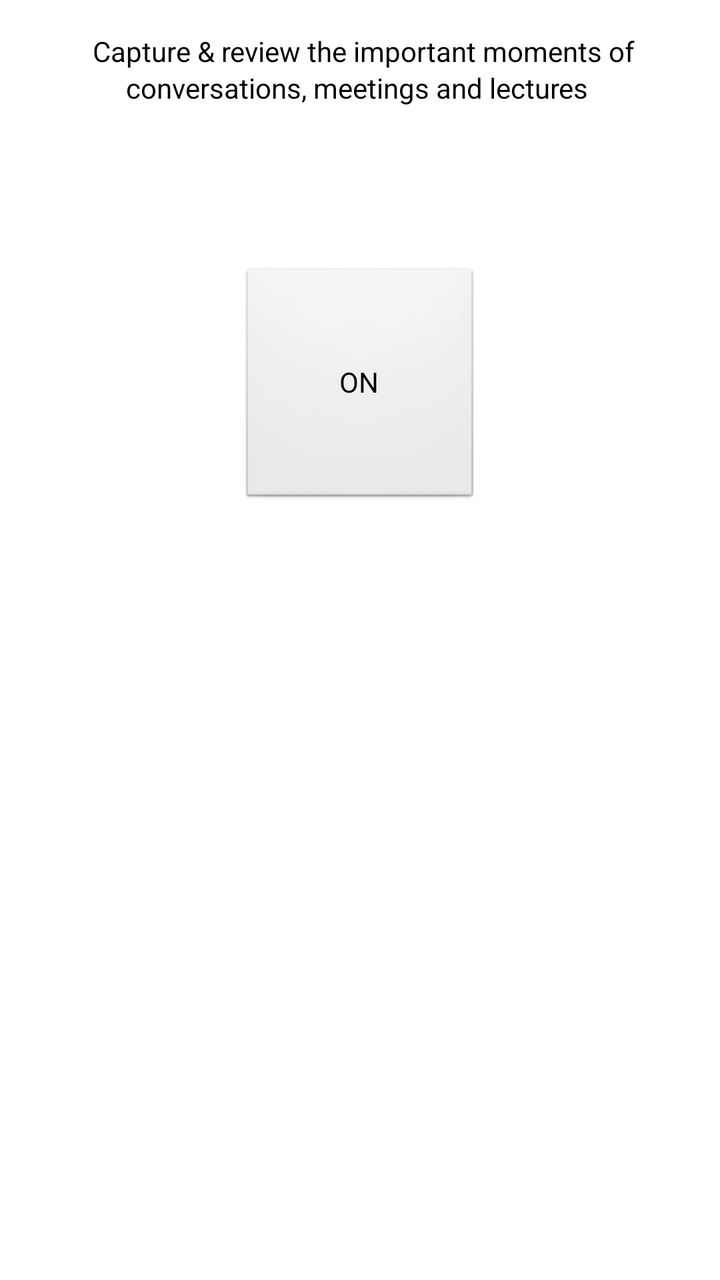
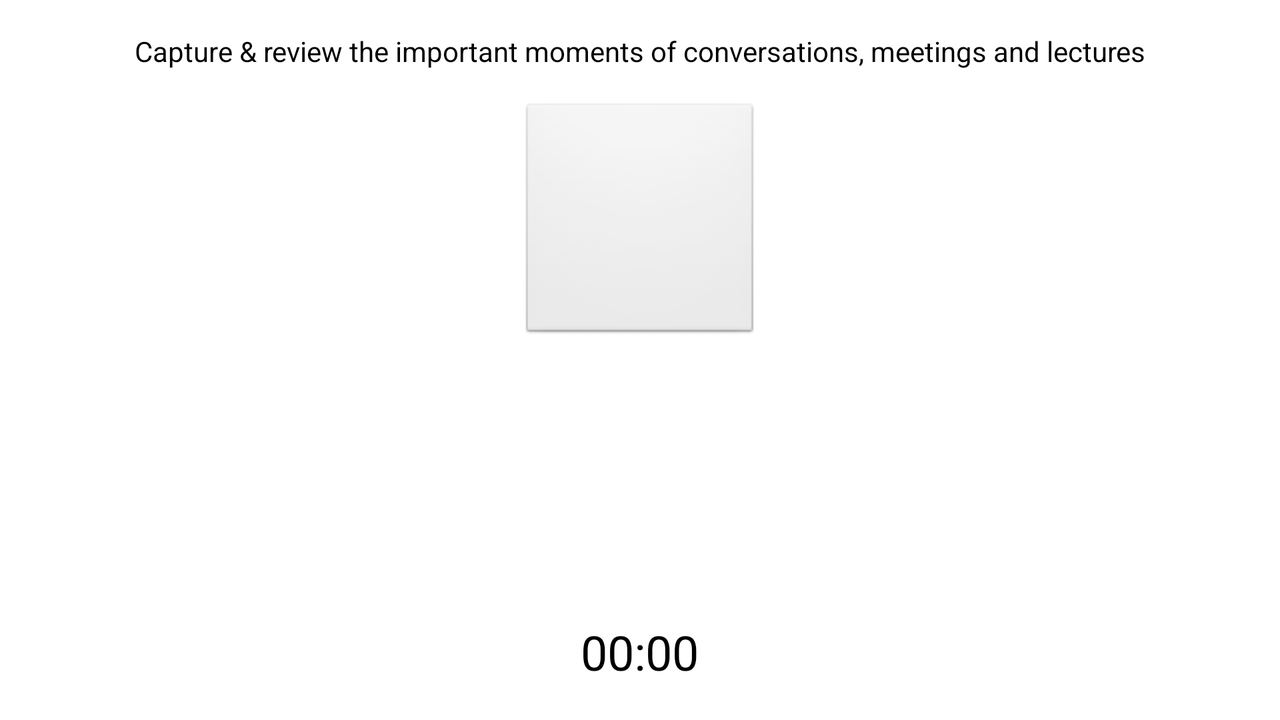

One screen, two layout resources from the same app: the default and the repository's alternative for another configuration. Each is rendered where Android would select it; the XML of both is given below.
<!-- AndroidManifest.xml: application theme AppTheme -->
<!-- res/layout/fragment_capture.xml -->
<?xml version="1.0" encoding="utf-8"?>
<LinearLayout xmlns:android="http://schemas.android.com/apk/res/android"
    android:layout_width="match_parent"
    android:layout_height="match_parent"
    android:orientation="vertical" >

    <TextView
        android:id="@+id/textview_capture_tips"
        style="@style/Widget.SampleMessage"
        android:layout_width="match_parent"
        android:layout_height="wrap_content"
        android:layout_gravity="center"
        android:gravity="center_horizontal"
        android:layout_marginBottom="@dimen/vertical_page_margin"
        android:layout_marginLeft="@dimen/horizontal_page_margin"
        android:layout_marginRight="@dimen/horizontal_page_margin"
        android:layout_marginTop="@dimen/vertical_page_margin"
        android:text="@string/capture_intro_message" />

    <Button
        android:id="@+id/button_capture"
        android:layout_width="@dimen/button_capture_size"
        android:layout_height="@dimen/button_capture_size"
        android:layout_gravity="center"
        android:layout_marginTop="@dimen/margin_huge"
        android:layout_marginBottom="@dimen/margin_huge"
        android:text="@string/button_capture" />
    
    <TextView
        android:id="@+id/textview_capture_status"
        style="@style/Widget.SampleMessageTile"
        android:layout_width="match_parent"
        android:layout_height="wrap_content"
        android:layout_gravity="center"
        android:gravity="center_horizontal"
        android:layout_marginBottom="@dimen/vertical_page_margin"
        android:layout_marginLeft="@dimen/horizontal_page_margin"
        android:layout_marginRight="@dimen/horizontal_page_margin"
        android:layout_marginTop="@dimen/vertical_page_margin"/>

</LinearLayout>
<!-- resources referenced by this layout -->
<resources>
  <dimen name="button_capture_size">120dp</dimen>
  <dimen name="horizontal_page_margin">@dimen/margin_medium</dimen>
  <dimen name="margin_huge">64dp</dimen>
  <dimen name="vertical_page_margin">@dimen/margin_medium</dimen>
  <string name="button_capture">ON</string>
  <string name="capture_intro_message">
          
          
              Capture &amp; review the important moments
              of conversations, meetings and lectures
          
          
      </string>
  <style name="Widget.SampleMessage">
          <item name="android:textAppearance">?android:textAppearanceMedium</item>
          <item name="android:lineSpacingMultiplier">1.1</item>
          <item name="android:textSize">14sp</item>  
      </style>
  <style name="Widget.SampleMessageTile">
          <item name="android:shadowColor">#7F000000</item>
          <item name="android:shadowDy">-3.5</item>
          <item name="android:shadowRadius">2</item>
      </style>
  <style name="AppTheme" parent="AppBaseTheme">
          
      </style>
  <dimen name="margin_medium">16dp</dimen>
  <style name="AppBaseTheme" parent="android:Theme.Light">
          
      </style>
</resources>
<!-- res/layout-land/fragment_capture.xml (the repository's variant of the layout above) -->
<!-- drawn on the phone turned sideways -->
<?xml version="1.0" encoding="utf-8"?>
<RelativeLayout xmlns:android="http://schemas.android.com/apk/res/android"
    android:layout_width="match_parent"
    android:layout_height="match_parent"
    android:orientation="vertical" >

    <TextView
        android:id="@+id/textview_capture_tips"
        style="@style/Widget.SampleMessage"
        android:layout_width="match_parent"
        android:layout_height="wrap_content"
        android:layout_gravity="center"
        android:layout_marginBottom="@dimen/vertical_page_margin"
        android:layout_marginLeft="@dimen/horizontal_page_margin"
        android:layout_marginRight="@dimen/horizontal_page_margin"
        android:layout_marginTop="@dimen/vertical_page_margin"
        android:gravity="center_horizontal"
        android:text="@string/capture_intro_message" />

    <Chronometer
        android:id="@+id/chronometer_capture"
        android:layout_width="wrap_content"
        android:layout_height="wrap_content"
        android:layout_alignParentBottom="true"
        android:layout_centerHorizontal="true"
        android:layout_marginBottom="18dp"
        android:format="%s"
        android:gravity="center_horizontal"
        android:textSize="24sp" />

    <ImageButton
        android:id="@+id/image_button_capture"
        android:layout_width="@dimen/button_capture_size"
        android:layout_height="@dimen/button_capture_size"
        android:layout_below="@+id/textview_capture_tips"
        android:layout_centerHorizontal="true"
        android:text="@string/button_capture" />

    <TextView
        android:id="@+id/textview_capture_status"
        style="@style/Widget.SampleMessageTile"
        android:layout_width="match_parent"
        android:layout_height="wrap_content"
        android:layout_alignParentLeft="true"
        android:layout_below="@+id/image_button_capture"
        android:gravity="center_horizontal" />

</RelativeLayout>
<!-- resources referenced by the variant -->
<!-- as the phone turned sideways resolves them -->
<resources>
  <dimen name="button_capture_size">120dp</dimen>
  <dimen name="horizontal_page_margin">@dimen/margin_medium</dimen>
  <dimen name="vertical_page_margin">@dimen/margin_medium</dimen>
  <string name="button_capture">ON</string>
  <string name="capture_intro_message">
          
          
              Capture &amp; review the important moments
              of conversations, meetings and lectures
          
          
      </string>
  <style name="Widget.SampleMessage">
          <item name="android:textAppearance">?android:textAppearanceMedium</item>
          <item name="android:lineSpacingMultiplier">1.1</item>
          <item name="android:textSize">14sp</item>  
      </style>
  <style name="Widget.SampleMessageTile">
          <item name="android:shadowColor">#7F000000</item>
          <item name="android:shadowDy">-3.5</item>
          <item name="android:shadowRadius">2</item>
      </style>
  <style name="AppTheme" parent="AppBaseTheme">
          
      </style>
  <dimen name="margin_medium">16dp</dimen>
  <style name="AppBaseTheme" parent="android:Theme.Light">
          
      </style>
</resources>
